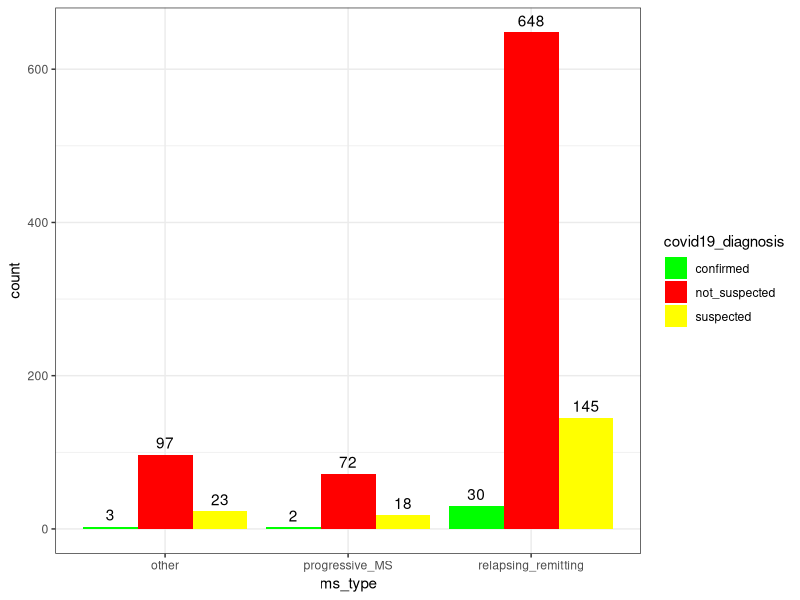
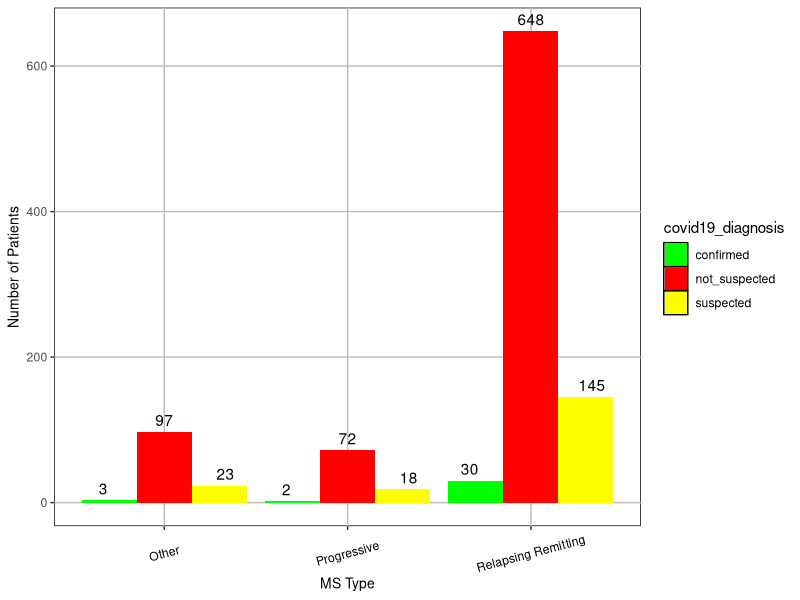

Here is the R script that generated these plots, in order:
## ---- chunk 1
#Clear the environment
rm(list = ls())
#Load in packages 
library(tidyverse)
library(here)
library(ggfortify)
## ---- chunk 2
covid <- read.csv(here("Data","MS_COVID_DATASET_FINAL.csv"))
## ---- chunk 3
#Gather counts of confirmed COVID-19 diagnosis (confirmed, suspected, or not suspected) by MS type
counts_ms_type_2 <- covid |>
  group_by(ms_type, covid19_diagnosis) |>
    summarize(
      count = length(ms_type)
    )
#Create a bar graph to view counts of confirmed COVID-19 diagnoses (confirmed, suspected, or not_suspected) by MS type
ggplot(counts_ms_type_2, aes(x = ms_type, 
                             y = count, fill = 
                             covid19_diagnosis)) +
  geom_bar(stat = 'identity', position = 'dodge') +
  scale_fill_manual(values = c("confirmed" = "green", 
                               "suspected" = "yellow", 
                               "not_suspected" = "red")) + 
  geom_text(aes(label = count), 
            position = position_dodge(width = 0.9), 
            vjust = -0.5) +
  theme_bw()
## ---- chunk 4
# Transform the dataframe into a matrix
covid.mat <- xtabs(count ~ ms_type + covid19_diagnosis, data = counts_ms_type_2)
# Run the chi-square test
chisq.test(covid.mat)
#Access the specifics of the chi-squared test
covid.chi <- chisq.test(covid.mat)
names(covid.chi)
## ---- chunk 5
#Create bar plot similar to the initial plot but with a few tweaks to make it more visually appealing
ggplot(counts_ms_type_2, aes(x = ms_type, 
                             y = count, fill = 
                             covid19_diagnosis)) +
  geom_bar(stat = 'identity', position = 'dodge') +
  scale_fill_manual(values = c("confirmed" = "green", 
                               "suspected" = "yellow", 
                               "not_suspected" = "red")) + 
  geom_text(aes(label = count), 
            position = position_dodge(width = 1), 
            vjust = -0.5) +
  xlab("MS Type") +
  ylab("Number of Patients") +
  scale_x_discrete(limits = c("other", "progressive_MS", "relapsing_remitting"),
  labels = c("Other", "Progressive", "Relapsing Remitting")) +
  theme(
    legend.key = element_rect(fill = NA),
    axis.title.x = element_text(size = 10), 
    axis.title.y = element_text(size = 10), 
    axis.text.x = element_text(angle = 15, vjust = 0.5, colour = "Black"),
    panel.background = element_rect(fill = NA, colour = "black"),
    panel.grid.minor = element_blank(),
    panel.grid.major = element_line(colour = "gray")
    )
